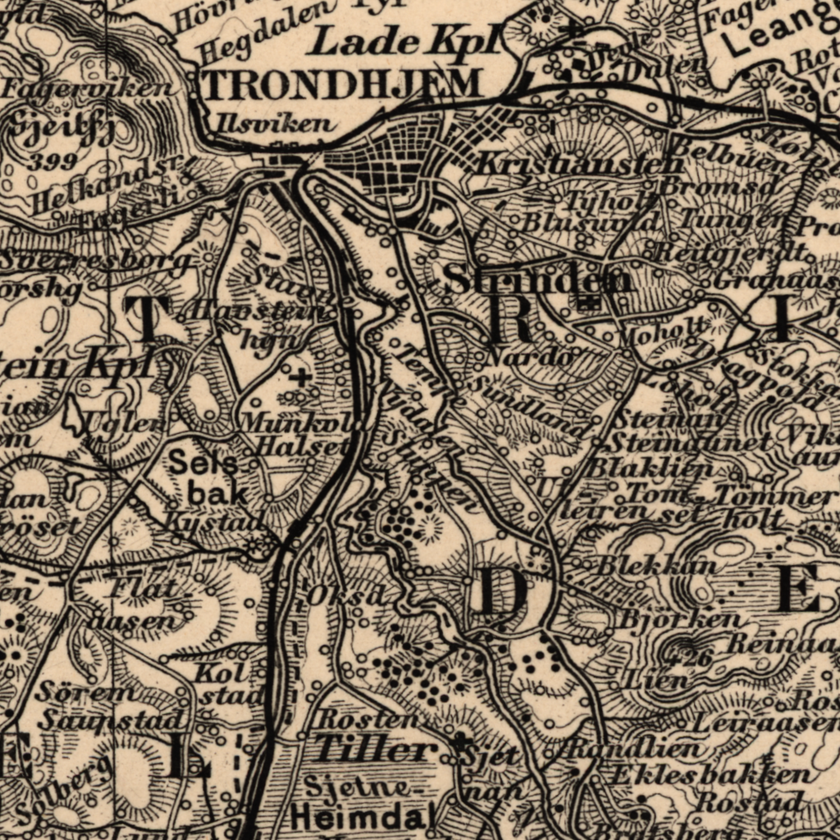
#> input picture data/kartverket/raw/trondheim_amtskart.png, 840 x 840 px, shrunk from 1024 x 1024 before the run
$ python extract_roads.py --input ../../data/kartverket/raw/trondheim_amtskart.png --output out.png
#> lines starting #> are read from the running program, lines starting #| are printed output that depends on the picture; after the words box and inside, x2 and y2 are one past the last pixel; in counts of white or black regions, pixels touching at a corner belong together
#!/usr/bin/env python3
"""
Extract roads from ML prediction images as vector LineStrings.

This script:
1. Loads prediction image (grayscale, road pixels are bright)
2. Thresholds to binary (default 0.5)
3. Skeletonizes to 1-pixel width using scikit-image
4. Traces connected components as LineStrings
5. Simplifies with Douglas-Peucker (tolerance=1m in pixel coords)
6. Splits at intersections for segment-based tracking
7. Outputs GeoJSON with properties: src='ml', ev='m'

Supports georeferencing via:
- World files (.jgw, .pgw) next to the image
- Explicit transform parameters
- Bounding box coordinates

Usage:
    # Basic usage with world file
    python scripts/extract/extract_roads.py \\
        --input data/kartverket/prediction.png \\
        --output data/roads_1880.geojson

    # With explicit bounds
    python scripts/extract/extract_roads.py \\
        --input prediction.png \\
        --output roads.geojson \\
        --bounds 10.37,63.42,10.44,63.44

    # Adjust thresholds
    python scripts/extract/extract_roads.py \\
        --input prediction.png \\
        --output roads.geojson \\
        --threshold 0.6 \\
        --simplify-tolerance 3 \\
        --min-length 10
"""

import argparse
import json
import sys
from pathlib import Path
from typing import List, Tuple, Optional, Dict

import numpy as np
from PIL import Image
from shapely.geometry import LineString, Point, mapping
from shapely.ops import unary_union, linemerge
from shapely import simplify as shapely_simplify
from skimage.morphology import skeletonize


def load_world_file(image_path: Path) -> Optional[Tuple[float, float, float, float, float, float]]:
    """
    Load world file (.jgw, .pgw, .tfw) if it exists.

    World file format (6 lines):
    1. pixel size in x-direction
    2. rotation about y-axis
    3. rotation about x-axis
    4. pixel size in y-direction (negative)
    5. x-coordinate of upper-left pixel center
    6. y-coordinate of upper-left pixel center

    Args:
        image_path: Path to image file

    Returns:
        Tuple of (A, D, B, E, C, F) or None if not found
        Where transform is: x = A*col + B*row + C, y = D*col + E*row + F
    """
    # Try different world file extensions
    suffix = image_path.suffix.lower()
    world_extensions = {
        '.png': '.pgw',
        '.jpg': '.jgw',
        '.jpeg': '.jgw',
        '.tif': '.tfw',
        '.tiff': '.tfw',
    }

    world_ext = world_extensions.get(suffix, '.wld')
    world_path = image_path.with_suffix(world_ext)

    if not world_path.exists():
        # Try generic .wld
        world_path = image_path.with_suffix('.wld')
        if not world_path.exists():
            return None

    try:
        with open(world_path, 'r') as f:
            lines = f.readlines()
            if len(lines) < 6:
                return None

            A = float(lines[0].strip())  # pixel size X
            D = float(lines[1].strip())  # rotation Y
            B = float(lines[2].strip())  # rotation X
            E = float(lines[3].strip())  # pixel size Y (negative)
            C = float(lines[4].strip())  # X origin
            F = float(lines[5].strip())  # Y origin

            return (A, D, B, E, C, F)

    except (ValueError, IOError) as e:
        print(f"Warning: Failed to load world file {world_path}: {e}", file=sys.stderr)
        return None


# [45 lines left out: functions pixel_to_geo, bounds_to_transform, not called in this run]


def load_prediction_image(image_path: Path, threshold: float = 0.5) -> np.ndarray:
    """
    Load prediction image and threshold to binary.

    Args:
        image_path: Path to prediction image
        threshold: Confidence threshold (0.0-1.0)

    Returns:
        Binary mask array (H, W) where True = road
    """
#> called with threshold = 0.5
    img = Image.open(image_path)
#> img is the input picture: PIL image 840x840 RGB; mean R, G, B 129.7, 115.4, 97.4
    img_array = np.array(img)

    # Convert to grayscale if needed
    if len(img_array.shape) == 3:
        # If RGB, average channels or take first channel
        img_array = img_array.mean(axis=2)
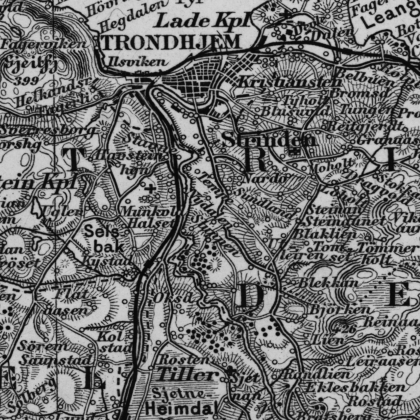
#> img_array: shape (840, 840) float64 (shown at 1/2 size); min 7.33, max 213.7, mean 114.1

    # Normalize to 0-1 range
    if img_array.max() > 1.0:
        img_array = img_array.astype(np.float32) / 255.0

    # Threshold
    binary_mask = img_array >= threshold
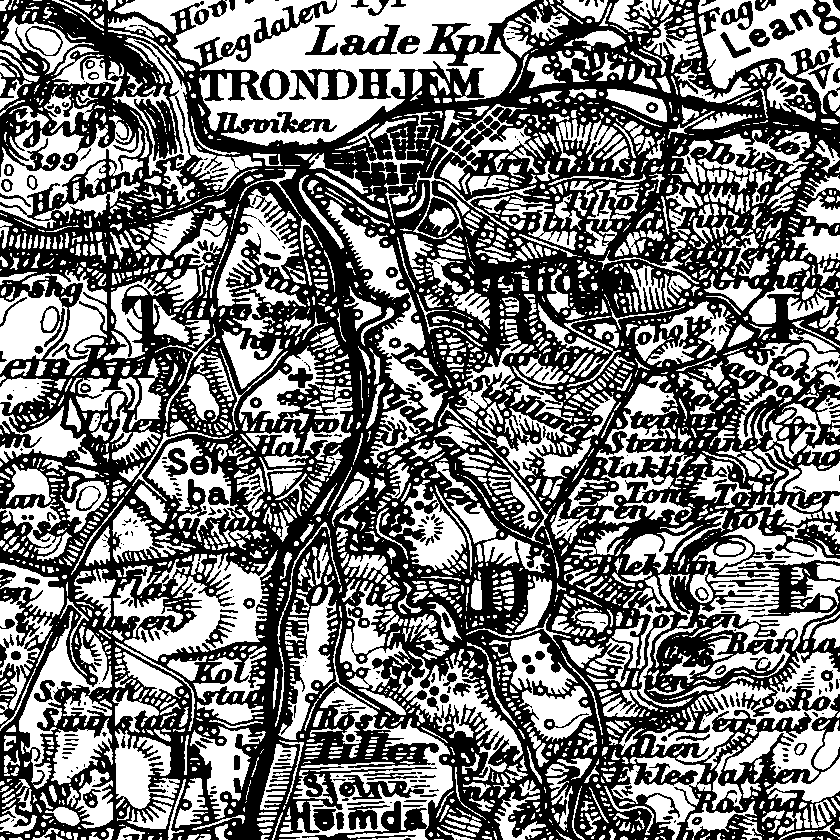
#> binary_mask: shape (840, 840) bool; 46.8% white; 3079 white regions (1594 under 20 px), largest, box (x1, y1, x2, y2) and area: (114, 0, 535, 146) 26326, (641, 651, 840, 781) 7582, (279, 687, 453, 840) 7047
#|   Thresholded at 0.5: 330397 road pixels

    return binary_mask


def skeletonize_roads(binary_mask: np.ndarray) -> np.ndarray:
    """
    Skeletonize road mask to 1-pixel width centerlines.

    Args:
        binary_mask: Binary mask (H, W) where True = road

    Returns:
        Skeleton array (H, W) where True = centerline
    """
    # Use scikit-image skeletonize
    skeleton = skeletonize(binary_mask)
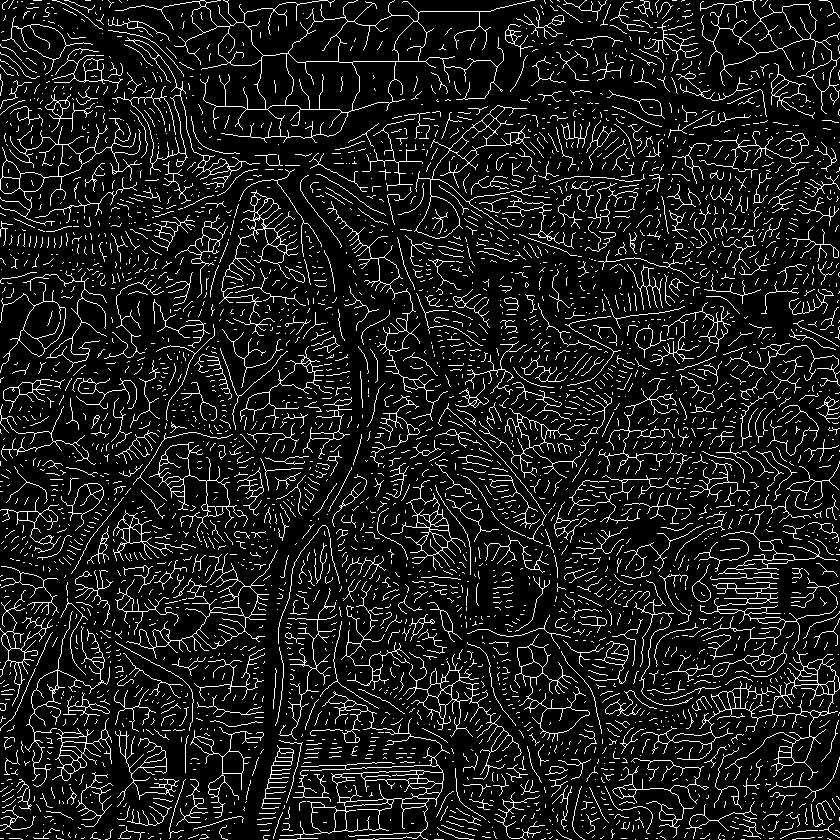
#> skeleton: shape (840, 840) bool; 10.6% white in thin lines or dots
    return skeleton


def trace_skeleton_to_lines(skeleton: np.ndarray, min_length: float = 5.0) -> List[LineString]:
    """
    Trace skeleton pixels into connected LineStrings.

    Args:
        skeleton: Skeleton array (H, W)
        min_length: Minimum line length in pixels

    Returns:
        List of LineString geometries in pixel coordinates
    """
    # Find connected components
    import cv2

    skeleton_uint8 = skeleton.astype(np.uint8) * 255
    num_labels, labels = cv2.connectedComponents(skeleton_uint8)

    lines = []

    for label in range(1, num_labels):  # Skip background (0)
        # Get points for this connected component
        points_mask = labels == label
        ys, xs = np.where(points_mask)

        if len(xs) < 2:
            continue

        # Order points to form a continuous line
        points = list(zip(xs, ys))
        ordered_points = _order_skeleton_points(points)

        if len(ordered_points) < 2:
            continue

        # Create LineString
        line = LineString(ordered_points)

        if line.length >= min_length:
            lines.append(line)

    return lines


def _order_skeleton_points(points: List[Tuple[int, int]]) -> List[Tuple[int, int]]:
    """
    Order skeleton points to form a continuous line.
    Uses nearest neighbor heuristic starting from an endpoint.

    Args:
        points: List of (x, y) tuples

    Returns:
        Ordered list of points
    """
    if len(points) < 2:
        return points

    # Build neighbor counts to find endpoints
    point_set = set(points)
    neighbor_counts = {}

    for p in points:
        count = 0
        for dx in [-1, 0, 1]:
            for dy in [-1, 0, 1]:
                if dx == 0 and dy == 0:
                    continue
                neighbor = (p[0] + dx, p[1] + dy)
                if neighbor in point_set:
                    count += 1
        neighbor_counts[p] = count

    # Find endpoints (points with 1 neighbor) or start from any point
    endpoints = [p for p, c in neighbor_counts.items() if c == 1]
    start = endpoints[0] if endpoints else points[0]

    # Build ordered list by nearest neighbor
    ordered = [start]
    remaining = point_set - {start}

    while remaining:
        current = ordered[-1]
        # Find nearest unvisited neighbor (within distance 2 to allow small gaps)
        best_dist = float('inf')
        best_neighbor = None

        for p in remaining:
            dist = abs(p[0] - current[0]) + abs(p[1] - current[1])  # Manhattan distance
            if dist < best_dist:
                best_dist = dist
                best_neighbor = p

        if best_neighbor is None or best_dist > 2:  # Max gap of 2 pixels
            break

        ordered.append(best_neighbor)
        remaining.remove(best_neighbor)

    return ordered


def split_at_intersections(lines: List[LineString]) -> List[LineString]:
    """
    Split lines at intersection points for segment-based tracking.

    This creates separate segments between intersections, which is important
    for tracking historical road changes (e.g., when one segment was added).

    Args:
        lines: List of LineString geometries

    Returns:
        List of LineString geometries with splits at intersections
    """
    # For now, return lines as-is
    # TODO: Implement proper intersection detection and splitting
    # This is complex and requires:
    # 1. Find all intersection points between lines
    # 2. Split each line at its intersection points
    # 3. Return all resulting segments

    # Simple implementation: just return original lines
    # More sophisticated implementation would use shapely's split operations
    return lines


def simplify_lines(lines: List[LineString], tolerance: float) -> List[LineString]:
    """
    Simplify lines using Douglas-Peucker algorithm.

    Args:
        lines: List of LineString geometries
        tolerance: Simplification tolerance in same units as coordinates

    Returns:
        List of simplified LineStrings
    """
    if tolerance <= 0:
        return lines

    simplified = []
    for line in lines:
        simple_line = shapely_simplify(line, tolerance=tolerance, preserve_topology=True)
        if simple_line.is_valid and simple_line.length > 0:
            simplified.append(simple_line)

    return simplified


# [22 lines left out: function transform_lines_to_geo, not called in this run]


def create_geojson(
    lines: List[LineString],
    source: str = 'ml',
    evidence: str = 'm',
    map_year: Optional[int] = None,
    metadata: Optional[Dict] = None
) -> Dict:
    """
    Create GeoJSON FeatureCollection from lines.

    Args:
        lines: List of LineString geometries
        source: Source identifier (default: 'ml')
        evidence: Evidence level (default: 'm' for medium)
        map_year: Year of source map (if known)
        metadata: Additional metadata to include

    Returns:
        GeoJSON FeatureCollection dict
    """
    features = []

    for i, line in enumerate(lines):
        properties = {
            'rid': f'{source}_road_{i}',
            'src': source,
            'ev': evidence,
            'length': float(line.length),
        }

        # Add temporal properties if map year is known
        if map_year is not None:
            properties['sd'] = map_year
            properties['sd_t'] = 'n'  # not-later-than
            properties['sd_s'] = f'{source}{map_year}'

        feature = {
            'type': 'Feature',
            'geometry': mapping(line),
            'properties': properties
        }
        features.append(feature)

    geojson = {
        'type': 'FeatureCollection',
        'features': features
    }

    # Add metadata
    if metadata is None:
        metadata = {}

    geojson['metadata'] = {
        'feature_type': 'road',
        'feature_count': len(features),
        'source': source,
        'evidence': evidence,
        **metadata
    }

    if map_year is not None:
        geojson['metadata']['reference_year'] = map_year

    return geojson


def extract_roads(
    input_path: Path,
    output_path: Path,
    threshold: float = 0.5,
    simplify_tolerance: float = 2.0,
    min_length: float = 5.0,
    bounds: Optional[Tuple[float, float, float, float]] = None,
    transform: Optional[Tuple[float, float, float, float, float, float]] = None,
    source: str = 'ml',
    evidence: str = 'm',
    map_year: Optional[int] = None
) -> Dict:
    """
    Main extraction function.

    Args:
        input_path: Path to prediction image
        output_path: Path to output GeoJSON
        threshold: Confidence threshold (0.0-1.0)
        simplify_tolerance: Douglas-Peucker tolerance in pixels
        min_length: Minimum line length in pixels
        bounds: Optional (west, south, east, north) bounds
        transform: Optional affine transform parameters
        source: Source identifier
        evidence: Evidence level
        map_year: Year of source map

    Returns:
        GeoJSON FeatureCollection dict
    """
    print(f"Loading prediction image: {input_path}")

    # Load and threshold image
    binary_mask = load_prediction_image(input_path, threshold=threshold)
    print(f"  Thresholded at {threshold}: {binary_mask.sum()} road pixels")

    # Skeletonize
    print("Skeletonizing to centerlines...")
    skeleton = skeletonize_roads(binary_mask)
    print(f"  Skeleton has {skeleton.sum()} pixels")
#|   Skeleton has 74555 pixels

    # Trace to lines
    print("Tracing connected components...")
    lines = trace_skeleton_to_lines(skeleton, min_length=min_length)
#> (the rest of the program and of its run is left out)
